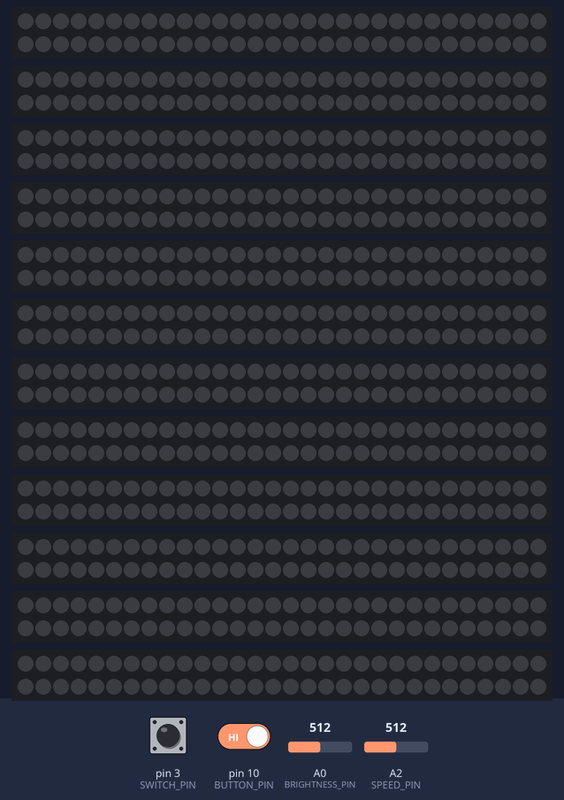
Recording of a program running on a simulated Arduino Nano, built with avr-gcc and run on an emulated ATmega328P. Shown: 12 × 60 RGB LEDs in strip order, left to right, continuing on the next row. Inputs (shaded band) come from the test bench; at power-on: pin 3 (SWITCH_PIN) HIGH, pin 10 (BUTTON_PIN) HIGH, A0 (BRIGHTNESS_PIN) = 512, A2 (SPEED_PIN) = 512. Dim RGB values are drawn brighter than linear; what the program prints to the serial monitor is not drawn.

Above: at 1.2 s.
1.3 s: pin 3 (SWITCH_PIN) pulled LOW for 3.2 s
At 2.1 s:
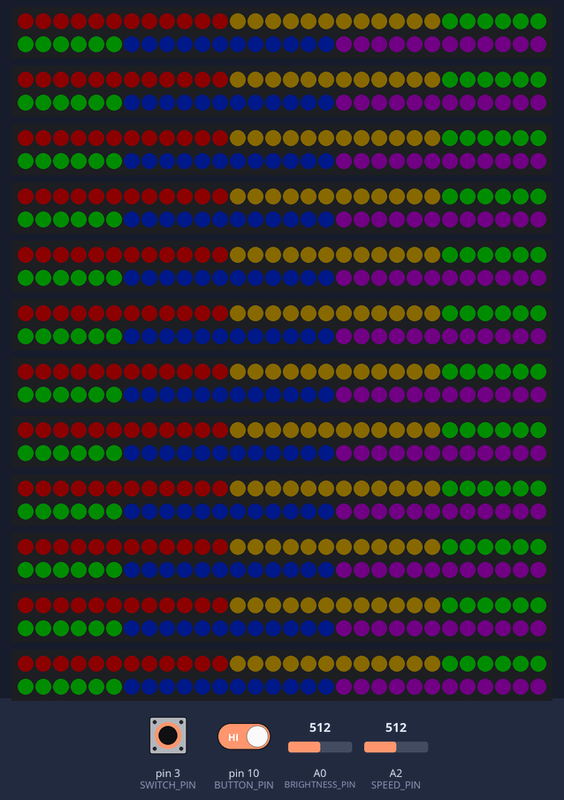
6.0 s: pin 3 (SWITCH_PIN) driven LOW and pin 10 (BUTTON_PIN) driven LOW
At 7.6 s:
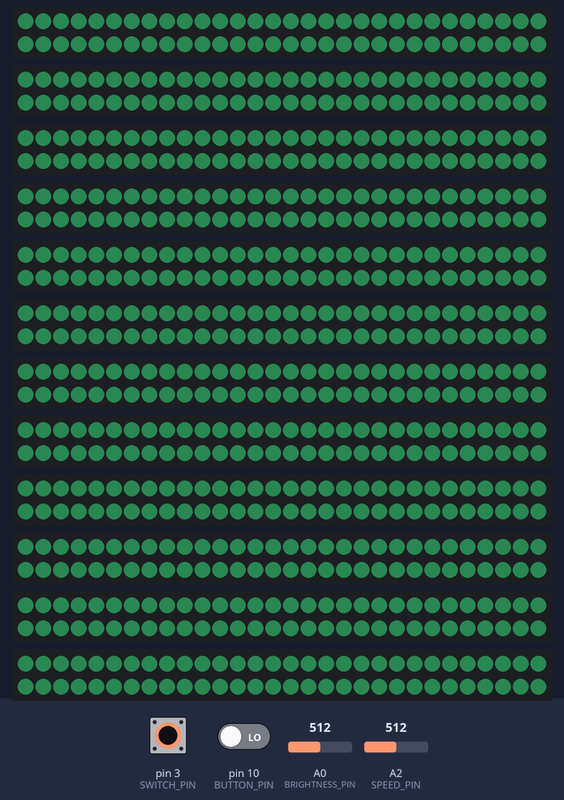
7.9 s: A0 (BRIGHTNESS_PIN) set to 43
10.2 s: A0 (BRIGHTNESS_PIN) set to 37
12.5 s: A0 (BRIGHTNESS_PIN) set to 94
14.8 s: A0 (BRIGHTNESS_PIN) set to 15
Timing chart, 0 to 17.8 s (numbered marks = the images above; inputs shaded):
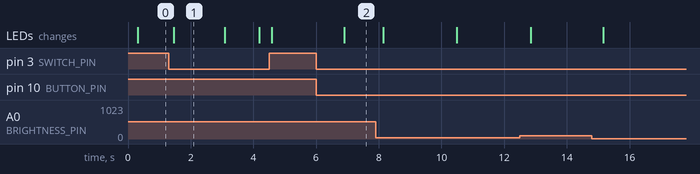

The program:

main.cpp
```cpp
#include <Arduino.h>

#include "leds.h"
#include "modes.h"
#include "config.h"
#include "controls.h"

void reset() {
  led_setup();
  led_off();
  controls_setup();
  modes::setup();
}

void setup() {
  Serial.begin(9600);
  Serial.println("setup");

  reset();
}

static unsigned counter = 0;

void loop() {
  controls_step();
  if (!on) {
    reset();
    return;
  }

  if (btn_interrupt) {
    if (digitalRead(BUTTON_PIN) == LOW) {
      modes::cycle_mode();
    }
    btn_interrupt = 0;
  }

  if (counter++ % ((64 - speed) * 4 + 1) == 0) {
    modes::step_current();
  }

  // delay(1);
  // delay(30);
}
```

controls.h
```cpp
extern int btn_interrupt;
extern bool on;
void controls_setup();
void controls_step();
```

leds.h
```cpp
#include "FastLED.h"

#define NUM_LEDS 60
#define SPEED_SHIFT 4
#define MIN_BRIGHTNESS 25
#define MAX_BRIGHTNESS 84
#define BRIGHTNESS_SHIFT 4

extern CRGB leds[NUM_LEDS];
extern uint8_t brightness;
extern uint8_t speed;

inline void setLED(uint8_t i, uint8_t hue, uint8_t sat, uint8_t val) {
  leds[i % NUM_LEDS] = CHSV(hue, sat, val);
}

void led_setup();
void led_off();
void setAllLED(uint8_t hue, uint8_t sat, uint8_t val);
```

modes.h
```cpp
#include <stdint.h>

namespace modes {

enum class Mode {
    SPLIT_LOOP_5, ICE, STROBOPOP_WHITE, STROBOPOP_COL,
    First = SPLIT_LOOP_5,
    Last = STROBOPOP_COL
};

extern Mode current_mode;

void setup();
void cycle_mode();
void step_current();

namespace split_loop {
void setup(uint8_t splits);
void step();
} // namespace split_loop

namespace strobopop
{
constexpr uint16_t ON_TIME = 1;
constexpr uint16_t DELAY = 32;

void setup(bool color);
void step();
} // namespace strobopop

namespace ice {
constexpr int16_t MIN_HUE = 125;
constexpr int16_t MAX_HUE = 170;

void setup();
void step();
} // namespace ice

} // namespace modes
```

controls.cpp
```cpp
#include "controls.h"

#include "Arduino.h"
#include "config.h"
#include "leds.h"

int btn_interrupt = 0;
bool on = false;

static uint8_t last_val = 0xFF;
static unsigned long last_time = 0;

void controls_setup() {
  pinMode(BUTTON_PIN, INPUT_PULLUP);
  pinMode(SPEED_PIN, INPUT);
  pinMode(BRIGHTNESS_PIN, INPUT);

  // Interrupt setup, see https://playground.arduino.cc/Main/PinChangeInterrupt/
  // Enable pin
  *digitalPinToPCMSK(BUTTON_PIN) |= bit(digitalPinToPCMSKbit(BUTTON_PIN));
  // Clear any outstanding interrupt
  PCIFR |= bit(digitalPinToPCICRbit(BUTTON_PIN));
  // Enable interrupt for the group
  PCICR |= bit(digitalPinToPCICRbit(BUTTON_PIN));

  last_val = digitalRead(BUTTON_PIN);
}

#if 0 <= BUTTON_PIN && BUTTON_PIN <= 7
ISR(PCINT2_vect)
#elif 8 <= BUTTON_PIN && BUTTON_PIN <= 13
ISR(PCINT0_vect)
#elif A0 <= BUTTON_PIN && BUTTON_PIN <= A5
ISR(PCINT1_vect)
#else
#error "Invalid BUTTON_PIN"
#endif
{
  unsigned long time = millis();
  if (time - last_time < 10) return;
  last_time = time;
  uint8_t val = digitalRead(BUTTON_PIN);
  if (val != last_val) {
    btn_interrupt++;
    last_val = val;
  }
}

inline uint16_t shift_right_round(uint16_t val, uint8_t shift) {
  uint16_t ret = val >> shift;
  if (val & (1 << (shift - 1))) {
    // Round up
    ret++;
  }
  return ret;
}

void controls_step() {
  on = (digitalRead(SWITCH_PIN) == LOW) ? true : false;

  unsigned long time = millis();
  uint8_t val = digitalRead(BUTTON_PIN);
  if (time - last_time >= 10 && val != last_val) {
    btn_interrupt++;
    last_val = val;
    last_time = time;
  }

  speed = shift_right_round(analogRead(SPEED_PIN), SPEED_SHIFT);
  brightness = MIN_BRIGHTNESS + shift_right_round(analogRead(BRIGHTNESS_PIN), BRIGHTNESS_SHIFT);
  brightness = min(brightness, MAX_BRIGHTNESS);
}
```

leds.cpp
```cpp
#include "leds.h"

#include "config.h"

CRGB leds[NUM_LEDS];
uint8_t brightness;
uint8_t speed;

void led_setup() {
  FastLED.addLeds<NEOPIXEL, LED_PIN>(leds, NUM_LEDS);
  pinMode(LED_PIN, OUTPUT);

  brightness = 0;
  speed = 0;
}

void led_off() {
  FastLED.clear(true);
}

void setAllLED(uint8_t hue, uint8_t sat, uint8_t val) {
  for (uint8_t i = 0; i < NUM_LEDS; i++) {
    setLED(i, hue, sat, val);
  }
}
```

modes.cpp
```cpp
#include "modes.h"
#include "leds.h"

namespace modes {

Mode current_mode;

Mode operator++(Mode& mode, int) {
  Mode tmp = mode;
  mode = static_cast<Mode>(
    (static_cast<int>(mode) + 1) % (static_cast<int>(Mode::Last) + 1)
  );
  return tmp;
}

void setup_current() {
  switch (current_mode) {
  case Mode::SPLIT_LOOP_5:
    split_loop::setup(5);
    break;
  case Mode::ICE:
    ice::setup();
    break;
  case Mode::STROBOPOP_WHITE:
    strobopop::setup(false);
    break;
  case Mode::STROBOPOP_COL:
    strobopop::setup(true);
    break;
  default:
      break;
  }
}

void setup() {
  current_mode = Mode::First;
  setup_current();
}

void cycle_mode() {
  current_mode++;
  setup_current();
}

void step_current() {
  switch (current_mode) {
  case Mode::SPLIT_LOOP_5:
    modes::split_loop::step();
    break;
  case Mode::ICE:
    modes::ice::step();
    break;
  case Mode::STROBOPOP_WHITE:
  case Mode::STROBOPOP_COL:
    modes::strobopop::step();
    break;
  default:
    break;
  }
}

namespace split_loop {

static uint8_t splits;
static uint8_t leds_per_split;
static uint8_t hue_per_split;
static uint16_t rot;

void setup(uint8_t splits_) {
    splits = splits_;
    leds_per_split = NUM_LEDS / splits;
    hue_per_split = 256 / splits_;
    rot = 0;
}

void step() {
  for (uint8_t split = 0; split < splits; split++) {
    for (uint8_t i = 0; i < leds_per_split; i++) {
      uint8_t index = split * leds_per_split + i + (rot >> SPEED_SHIFT);
      setLED(index, split * hue_per_split, 255, brightness);
    }
  }
  FastLED.show();
  rot = (rot + 6 * ((speed >> 5) + 1)) % (NUM_LEDS << SPEED_SHIFT);
}

} // namespace split_loop

namespace strobopop
{

static bool on;
static bool color;
static uint8_t hue;
static uint16_t progress;

void setup(bool color_) {
    on = false;
    color = color_;
    hue = 0;
    progress = DELAY - 2;
}

void step() {
    if (on) {
        if (progress == ON_TIME) {
          progress = 0;
          on = false;
          setAllLED(hue, 0, 0);
        } else {
            progress++;
        }
    } else {
        if (progress > DELAY) {
            progress = 0;
            on = true;
            uint8_t sat = color ? 127 : 0;
            setAllLED(hue, sat, brightness);
            if (color) {
                hue += millis();
            }
        } else {
            progress++;
        }
    }
    FastLED.show();
}

} // namespace strobopop

namespace ice
{

int16_t hue;
int16_t next_hue;
uint8_t leds_on_next_hue;
bool inc;

void setup() {
    hue = MIN_HUE;
    next_hue = hue + 1;
    inc = true;
    leds_on_next_hue = 0;
}

void step() {
    if (hue > MAX_HUE) {
        inc = false;
        hue = MAX_HUE;
        next_hue = hue - 1;
    } else if (hue < MIN_HUE) {
        inc = true;
        hue = MIN_HUE;
        next_hue = hue + 1;
    }

    uint16_t counter = 0;
    for (uint8_t i = 0; i < NUM_LEDS; i++) {
        counter += leds_on_next_hue;
        if (counter >= 10) {
            counter -= 10;
            setLED(i, next_hue, next_hue, brightness);
        } else {
            setLED(i, hue, hue, brightness);
        }
    }
    // for (uint8_t split = 0; split < 6; split++) {
    //     for (uint8_t i = 0; i < leds_on_next_hue; i++) {
    //         setLED(split * 10 + i, next_hue, next_hue, brightness);
    //     }
    //     for (uint8_t i = leds_on_next_hue; i < 10; i++) {
    //         setLED(split * 10 + i, hue, hue, brightness);
    //     }
    // }
    FastLED.show();

    leds_on_next_hue++;
    if (leds_on_next_hue == 10) {
      leds_on_next_hue = 0;
      if (inc) {
        hue++;
        next_hue = hue + 1;
      } else {
        hue--;
        next_hue = hue - 1;
      }
    }
}

} // namespace ice

} // namespace modes
```

config.h
```cpp
#define SWITCH_PIN 3
#define BUTTON_PIN 10
#define SPEED_PIN A2
#define BRIGHTNESS_PIN A0

#define LED_PIN 13
```

Measured:
- after the input at 1.3 s, the LEDs: change after 0.17 s (image 1)
- after the input at 6.0 s, the LEDs: change after 0.90 s (image 2)
